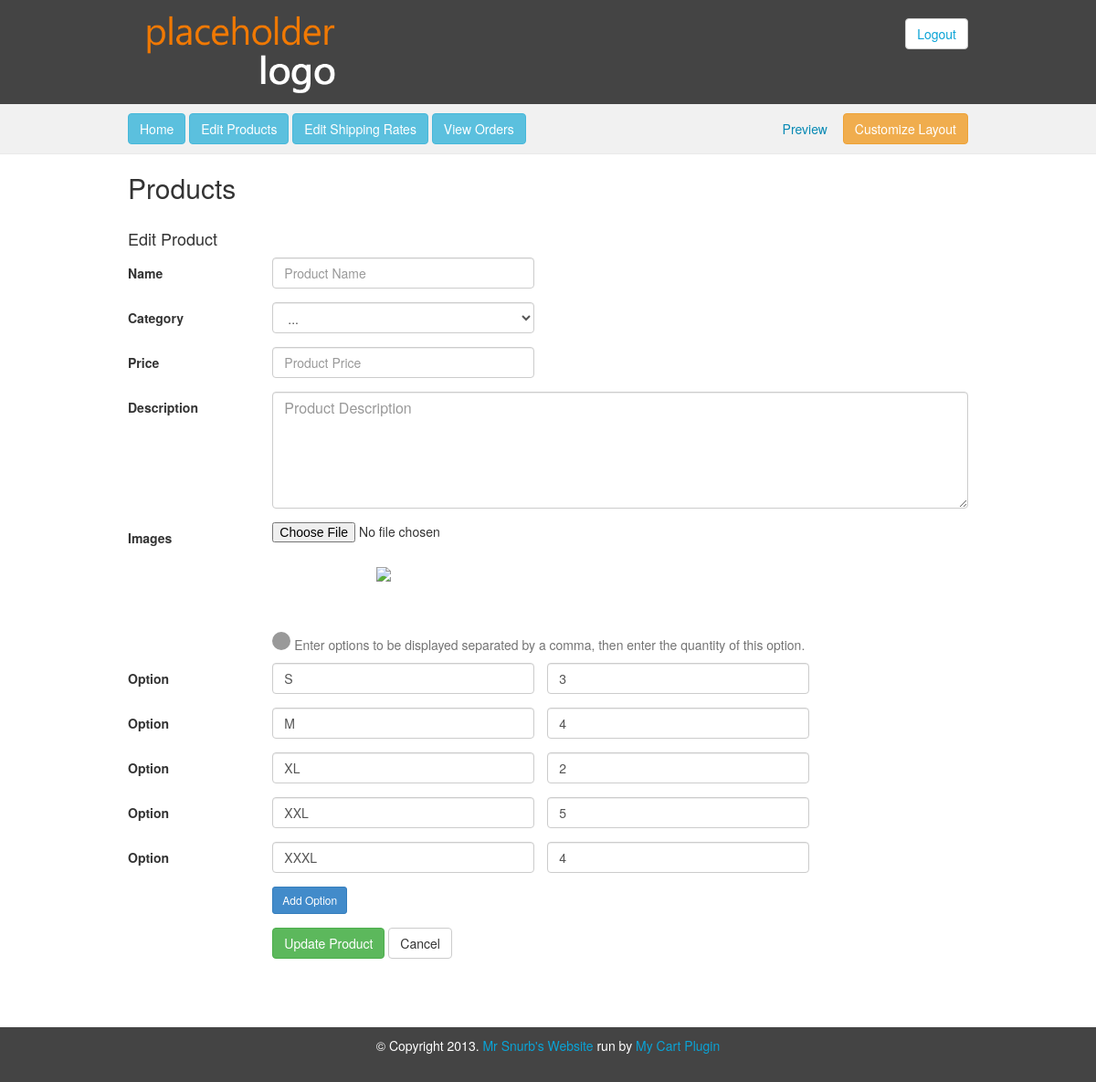
The page /mycart/admin/products-edit.php?id=1 on the database its author committed.
### tables this page shows
CREATE TABLE IF NOT EXISTS `product_variation` (
  `id` int(11) NOT NULL AUTO_INCREMENT,
  `description` varchar(30) NOT NULL,
  `productId` int(11) NOT NULL,
  `quantity` int(11) NOT NULL,
  PRIMARY KEY (`id`)
);

### mycart/admin/products-edit.php (the view, shortened to what this page needs)
<?php
	include("../includes/cms-header.inc.php");
	$id = isset($_GET['id']) ? $_GET['id'] : null;
?>
	<div class="body-content">
		<div class="wrapper clearfix">
			<div class="page-head clearfix">
				<div class="page-heading">
					<h2>Products</h2>
				</div>
			</div>
			<?php
				if($id != NULL)
				{
					echo("<h4>Edit Product</h4>");
				}
				else
				{
					echo("<h4>Create Product</h4>");
				}
				require('../includes/db.inc.php');
				$sth = $dbh->query("SELECT id, name, image, description, cost, image, dateTime, categoryId
								FROM (
								SELECT p.id, p.name, p.image, pp.cost, pp.dateTime, p.description, pc.categoryId
								FROM product p, category c, product_category pc, product_cost pp
								WHERE p.id = pc.productId
								AND c.id = pc.categoryId
								AND p.archive = 1
								AND p.id = pp.productId
								AND p.id = '$id'
								ORDER BY pp.dateTime DESC
								) product
								GROUP BY product.id
								ORDER BY product.dateTime DESC");
				$sth->setFetchMode(PDO::FETCH_ASSOC);
				$product = $sth->fetch();
			?>
			<form class="products form-horizontal" role="form" enctype="multipart/form-data" method="post" action="../functions/create.function.php">
				<div class="form-group">
					<label for="inputName" class="col-lg-2 control-label">Name</label>
					<div class="col-lg-4">
						<input type="text" class="form-control" id="inputName" name="inputName" placeholder="Product Name" value="<?php echo($product['name']);?>"/>
					</div>
				</div>
				<div class="form-group">
					<label for="inputCategory" class="col-lg-2 control-label">Category</label>
					<div class="col-lg-4">
						<select type="text" class="form-control" id="inputCategory" name="inputCategory"/>
							<option value="#">...</option>
					</div>
				</div>
				<div class="form-group">
					<label for="inputPrice" class="col-lg-2 control-label">Price</label>
					<div class="col-lg-4">
						<input type="text" class="form-control" id="inputPrice" name="inputPrice" placeholder="Product Price" value="<?php echo($product['cost']);?>"/>
					</div>
				</div>
				<div class="form-group">
					<label for="inputDescription" class="col-lg-2 control-label">Description</label>
					<div class="col-lg-10">
						<textarea class="form-control" id="inputDescription" name="inputDescription" placeholder="Product Description" rows="5"><?php echo($product['description']);?></textarea>
					</div>
				</div>
				<div class="form-group">
					<label for="inputFiles" class="col-lg-2 control-label">Images</label>
					<div class="col-lg-10 preview-label">
						<input type="file" name="fileToUpload" id="inputFiles" value="<?php echo($product['image']);?>"/>
						<div id="filesInfo" class="help-block">
							<div>
								<?php
									if($id != NULL)
									{
										echo("<img src='../" . $product['image'] . "'/>");
									}
								?>
							</div>
						</div>
					</div>
				</div>
				<div class="form-selecting">
					<div class="form-group">
						<label class="col-lg-2 control-label"></label>
						<div class="col-lg-10">
							<p class="help-block">
								<i class="icon-info"></i> Enter options to be displayed separated by a comma, then enter the quantity of this option.
							</p>
						</div>
					</div>
					<?php
					require('../includes/db.inc.php');
					$sth = $dbh->query("SELECT pv.id, pv.description, pv.quantity
						FROM product p, product_variation pv
						WHERE p.id = pv.productId
						AND p.id = '$id'");
					$sth->setFetchMode(PDO::FETCH_ASSOC);
					while($var = $sth->fetch())
					{
					?>
					<div class="form-group">
						<label for="inputOption1" class="col-lg-2 control-label">Option</label>
						<div class="col-lg-10">
							<input type="text" class="form-control" id="inputOption" placeholder="Color, size, type etc" name="inputOption[]" value="<?php echo($var['description']);?>"/>
							<input type="text" class="form-control" id="inputQuantity" placeholder="Quantity" name="inputQuantity[]" value="<?php echo($var['quantity']);?>"/>
						</div>
					</div>
					<?php
					}
					?>
				</div>
				<div class="form-group">
					<label class="col-lg-2 control-label"></label>
					<div class="col-lg-10">
						<button type="button" id="addOption" class="btn btn-sm btn-primary">Add Option</button>
					</div>
				</div>
				<div class="form-group">
					<label class="col-lg-2"></label>
					<div class="col-lg-10">
						<button type="submit" class="btn btn-success">
						<?php
							if($id != NULL)
							{
								echo("Update Product");
							}
							else
							{
								echo("Create Product");
							}
						?>
						</button>
						<a class="btn btn-default" href="products.php">Cancel</a>
					</div>
				</div>
			</form>
		</div>
	</div>
<?php include("../includes/cms-footer.inc.php"); ?>

### mycart/css/cms.css (style rules this page uses)
html { font: 81.25% arial, helvetica, sans-serif; background: #fff; color: #333; line-height: 1; direction: ltr; }
a { color: #0789B4; text-decoration: none; }
input[type="file"] { cursor: pointer; }
textarea { resize: vertical; }
html, body { position: absolute; height: 100%; min-width: 100%; }
.wrapper { position: relative; min-height: 100%; margin: 0 auto; padding: 0 20px; width: 960px; }
.page-head { margin-bottom: 20px; }
.page-heading { float: left; }
.products #inputDescription { font-size: 16px !important; }
.form-selecting { margin-bottom: 15px; }
.form-selecting input[type="text"] { display: inline-block; width: 287px; }
.form-selecting input[name^="inputQuantity"] { margin-left: 10px; }
.form-selecting i { display: inline-block; width: 20px; height: 20px; text-align: center; border-radius: 50px; line-height: 20px; color: #fff; background-color: #999; }
.form-selecting .form-group:first-child { margin-bottom: 0; padding-bottom: 0; }
.preview-label { display: block; }
#filesInfo div { display: inline-block; margin: 20px 0; width: 32%; text-align: center; }
#filesInfo div:last-child { margin-right: 0; }
#filesInfo img { margin-bottom: 5px; max-width: 90%; height: auto; }
.body-content { padding-bottom: 120px; }

### rows shown on the page
product_variation: description "S", quantity "3"
product_variation: description "M", quantity "4"
product_variation: description "XL", quantity "2"
product_variation: description "XXL", quantity "5"
product_variation: description "XXXL", quantity "4"
